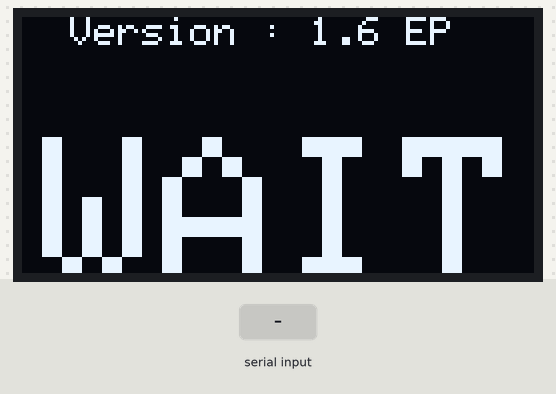
Simulated run of this sketch. Board: Arduino Uno, built with avr-gcc and run on an emulated ATmega328P. On the bench: 128×64 one-colour display. The inputs (shaded band) are chosen by the test bench. No radio packets arrive unless stated; what the sketch prints to the serial monitor is not drawn.

Above: at 1.2 s.
1.3 s: "1\n" received over Serial
Timing chart, 0 to 4.3 s (numbered marks = the images above; inputs shaded):
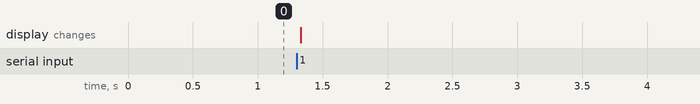

The sketch:

transmit_all.ino
```cpp
/*
* Gestion Afficheur Glider Score - Emmission
*       version 1.5 juillet 2018
*       Adaptation au programme f3K et glider score avec protocole etendue
*       G01R01T0230WT .....
*       version 1.6 septembre 2018
*       Adaptation au programme enhanced protocol de GliderScoer
* rajout d'un OLED pour visu en local
*
* Olivier Segouin - Arduino 1.6.12
*
* Library: SPI, RF24,
*
* Version 1.3 Rajout d'envoi une trame toutes les 250Ms
* Version 1.4 debug de la transmission cyclique envoi toutes les 250mS de la trame radio
* Version 1.5 adaptation protocol etendue
*
* Etude des frequences Radio 2.4Ghz
* The range is 2.400 to 2.525 Ghz which is 2400 to 2525 MHz (MegaHz).
* The nRF24L01 channel spacing is 1 Mhz which gives 125 possible channels numbered 0 .. 124.
* WiFi uses most of the lower channels and we suggest using the highest 25 channels for nRF24L01 projects.
* On utilisera le Canal 1 - donc 2400+1 le Canal 1 a donc son centre de frequence a 2401MHz
* Le Canal 1 en Wifi est centre sur 2412M€z avec une bande de +-11Mhz, donc descend jusqu'a 2401
* Qu'en est il en 2.4GHz RC ?
* SPECTRUM.........2.400 to 2.425 - 80 unique Channels
* FUTABA...........2.426 TO 2.450 - 26..27 unique Channels
* XPS..............2.451 TO 2.475 - 12 unique channels
* ASSAN............2.476 TO 2.499
* JETI.............
* GRAUPNER.........
* Afin de garder la compatibilité de tous les afficheurs réalisés, GARDONS le Canal 1
*
* Programme emmission connection en USB sur le PC eception et gestion afficheur avec GliderScore DigitalTime
*/


#include <SPI.h>
#include <nRF24L01.h>
#include <RF24.h>
#include <Wire.h>
#include <Adafruit_GFX.h>
#include <Adafruit_SSD1306.h>

#define OLED_RESET 4
Adafruit_SSD1306 display(OLED_RESET);

#if (SSD1306_LCDHEIGHT != 64)
#error("Height incorrect, please fix Adafruit_SSD1306.h!");
#endif


RF24 radio(7, 8); // CE, CSN


const byte address[6] = "00001";
int compt = 0;
String chainerecu = "";
String chainecourante ="";
char chaineradio[]="G01R01T0230WT";

String caractererecu = "";
int octetreception = 0;

char charreception;
String manche ="0";
String groupe ="0";
String chrono ="0";
String statut ="NO";

unsigned long temps_ancien = 0;
unsigned long tempcyc = 250L;

void initaff() {
      display.clearDisplay();
      display.setTextSize(1);
      display.setTextColor(WHITE);
      display.setCursor(0,0);
      display.println("  Version : 1.6 EP");
      display.setCursor(5,30);
      display.setTextSize(5);
      display.setTextColor(WHITE);
      display.print("WAIT");
      display.display();
}


void affdisplay() {
//  if (chainecourante != "") {
      manche = chainecourante.substring(2,3);
      groupe = chainecourante.substring(5,6);
      chrono = chainecourante.substring(7,11);
      statut = chainecourante.substring(11,13);
      Serial.println ("Manche "+manche+ "Groupe "+groupe="Chrono "+chrono);
      display.clearDisplay();
      display.setTextSize(1);
      display.setTextColor(WHITE);
      display.setCursor(0,0);
      display.println("Manche:"+manche+" Groupe:"+groupe+"  "+statut);
      display.setCursor(5,30);
      display.setTextSize(5);
      display.setTextColor(WHITE);
      display.print(chrono);
      display.display();
      delay(2);
//  }

}


void setup() {
  radio.begin();
  radio.openWritingPipe(address);
  radio.setChannel(1);// 1 2.401 Ghz
  radio.setPALevel(RF24_PA_MAX);
  radio.setDataRate(RF24_1MBPS);
  //radio.setDataRate(RF24_250KBPS);
  radio.setAutoAck(1);                     // Ensure autoACK is enabled
  radio.setRetries(2,15);                  // Optionally, increase the delay between retries & # of retries
  radio.setCRCLength(RF24_CRC_8);          // Use 8-bit CRC for performance
  radio.stopListening();
  // Open serial communications and wait for port to open:
  Serial.begin(9600);
  display.begin(SSD1306_SWITCHCAPVCC, 0x3C);  // initialize with the I2C addr 0x3D (for the 128x64)
  display.clearDisplay();
  initaff();

  while (!Serial)
  {
    ; // wait fo r serial port to connect. Needed for native USB port only
  }
  temps_ancien = millis();
}

void loop() {

if (millis() - temps_ancien >= tempcyc)
 {
      temps_ancien =millis();
      chainecourante.toCharArray(chaineradio,chainecourante.length()+1); // récupère la chaine courante dans le tableau de char de chaine radio
      radio.write(&chaineradio,sizeof(chaineradio)); // envoi de la chaine recu RS en radio
      //Serial.println ("EnvoiradioCyc:"+chainecourante);
 }


 while (Serial.available() > 0)
 {
    charreception = Serial.read();
    if ((charreception==13) or (charreception==10)) // fin de la trame de gliderscore
   {
      chainerecu = chainerecu.substring(0,13);  //(0,14) f3K programme demander d'enlever le LF et de ne garder que le CR
      //Serial.println("On a une trame complete"+ chainerecu);
      chainerecu.toCharArray(chaineradio,chainerecu.length()+1); // récupère la chaine recu dans le tableau de char de chaine radio
      radio.write(&chaineradio,sizeof(chaineradio)); // envoi de la chaine recu RS en radio
      Serial.println ("Envoiradio:"+chainerecu);
      chainecourante = chainerecu ;
      affdisplay();
      // Reset string et on sort de la boucle
      chainerecu=""; //RAZ le String de réception
      delay(10); // pause
      break; // sort de la boucle while
   }
   else
   {
      chainerecu = chainerecu + charreception;
   }


 }
}
```
